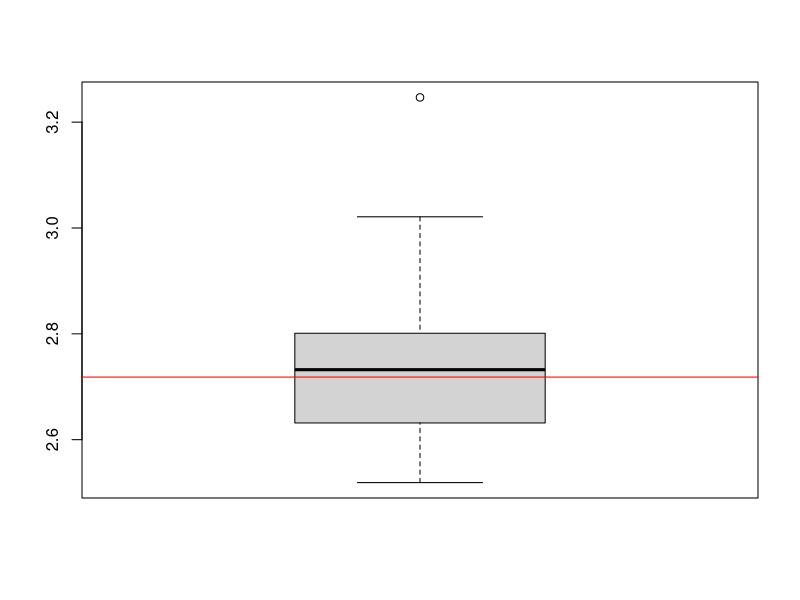

This chart was generated by the following R code: (Note: a time limit stopped this script after it produced the figure.)
library(boot)
library(plotrix)
n <- 1e3

## if p_hat is estimated with 0 variance (in the limit of infinite bootstraps), then the best estimate we can come up with is biased by exactly this much:
approx <- 1/((1-1/n)^n)

dat <- c("A", rep("B", n-1))
indicator <- function(x, ndx)   xor("A"%in%x[ndx], TRUE) ## Because we want to count when "A" is *not* in the bootstrap sample

p_hat <- function(dat, m=1e3){
    foo <- boot(data=dat, statistic=indicator, R=m) 
    1/mean(foo$t)
} 

reps <- replicate(100, p_hat(dat))

boxplot(reps)
abline(h=exp(1),col="red")

p_mean <- NULL
p_var <- NULL
for(i in 1:10){
    reps <- replicate(2^i, p_hat(dat))
    p_mean[i] <- mean(reps)
    p_var[i] <- sd(reps)
}
plotCI(2^(1:10), p_mean, uiw=qnorm(0.975)*p_var/sqrt(2^(1:10)),xlab="m", log="x", ylab=expression(hat(p)), main=expression(paste("Monte Carlo Estimates of ", tilde(e))))
abline(h=approx, col='red')
